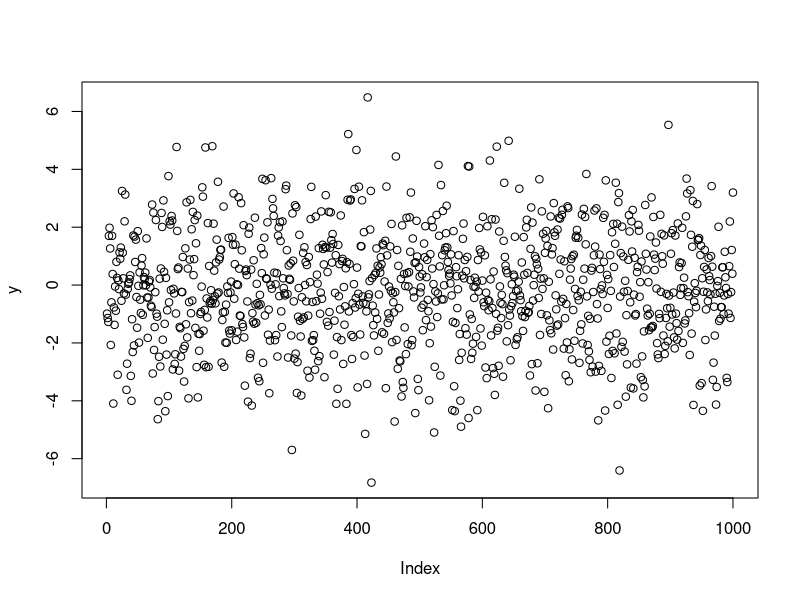
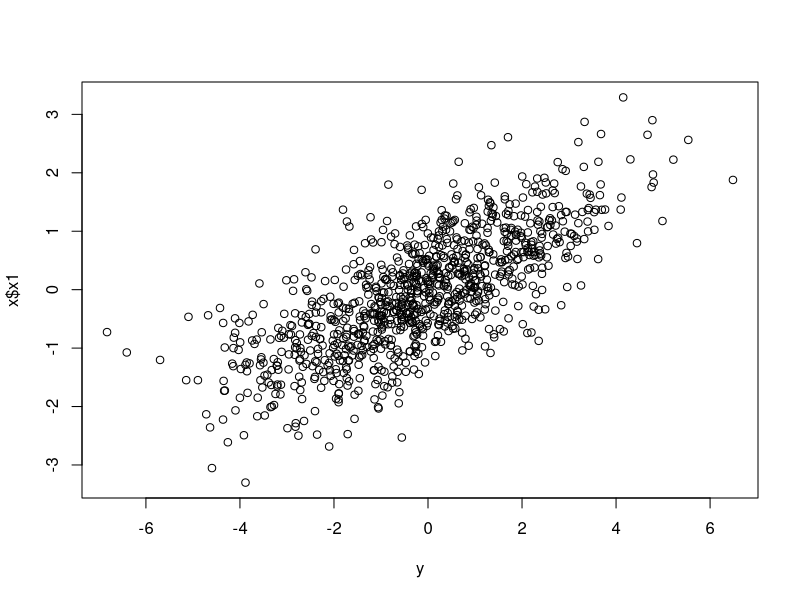
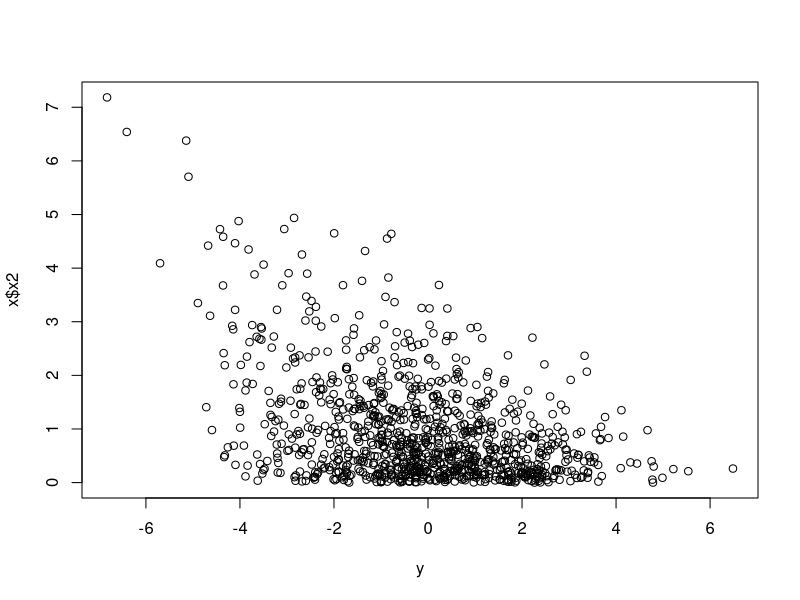
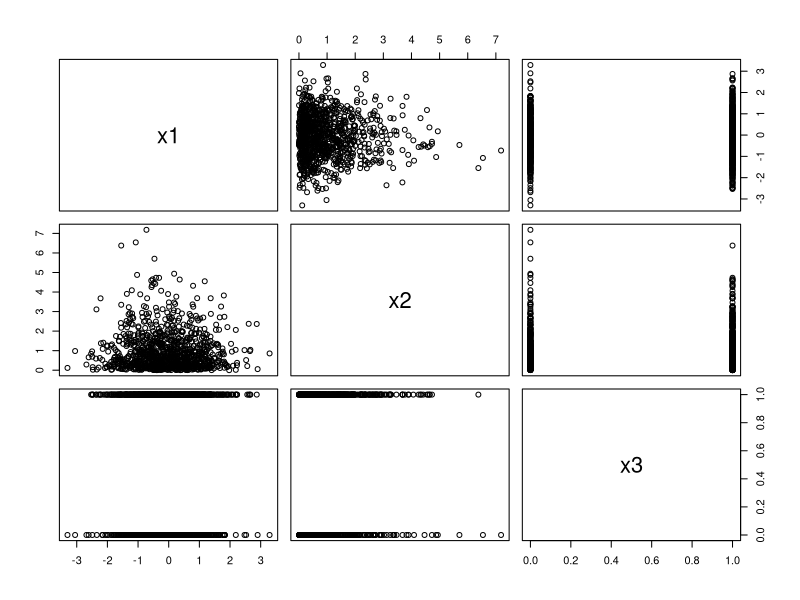

R code for these plots, in order:


x=data.frame(rnorm(1000),rexp(1000),rbinom(1000,1,.6))
names(x)<-c('x1','x2','x3')

beta<-c(1.5,-0.8,1.1)
y<-as.matrix(x)%*%beta + rnorm(1000,0,1)

plot(y)
plot(y,x$x1)
plot(y,x$x2)
#Las variables x1 y x2 son independientes y las añadimos al modelo
plot(x)


m<-lm(y ~ x1 + x2 + x3, data=x)
summary(m)
#Para ver la significación de la variable hay que fijarse en el p-valor
#Rsquare predice el valor de estimación del modelo













